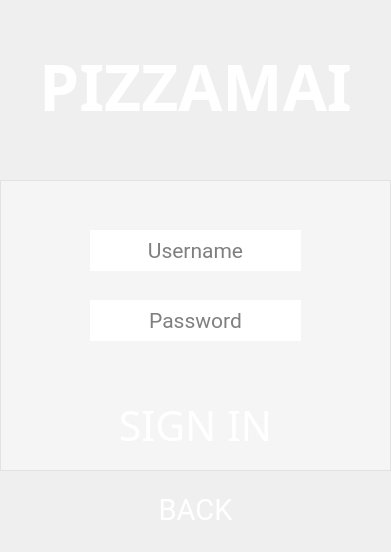
<?xml version="1.0" encoding="UTF-8"?>
<ui version="4.0">
 <class>Form</class>
 <widget class="QWidget" name="Form">
  <property name="geometry">
   <rect>
    <x>0</x>
    <y>0</y>
    <width>391</width>
    <height>552</height>
   </rect>
  </property>
  <property name="sizePolicy">
   <sizepolicy hsizetype="Fixed" vsizetype="Fixed">
    <horstretch>0</horstretch>
    <verstretch>0</verstretch>
   </sizepolicy>
  </property>
  <property name="minimumSize">
   <size>
    <width>391</width>
    <height>552</height>
   </size>
  </property>
  <property name="windowTitle">
   <string>Form</string>
  </property>
  <widget class="QLabel" name="label">
   <property name="geometry">
    <rect>
     <x>-180</x>
     <y>-10</y>
     <width>681</width>
     <height>581</height>
    </rect>
   </property>
   <property name="text">
    <string/>
   </property>
   <property name="pixmap">
    <pixmap resource="resourse.qrc">:/Windows/Main/veryBlur.png</pixmap>
   </property>
  </widget>
  <widget class="QLabel" name="Logo">
   <property name="geometry">
    <rect>
     <x>0</x>
     <y>0</y>
     <width>391</width>
     <height>171</height>
    </rect>
   </property>
   <property name="palette">
    <palette>
     <active>
      <colorrole role="WindowText">
       <brush brushstyle="SolidPattern">
        <color alpha="255">
         <red>255</red>
         <green>255</green>
         <blue>255</blue>
        </color>
       </brush>
      </colorrole>
      <colorrole role="Button">
       <brush brushstyle="SolidPattern">
        <color alpha="0">
         <red>255</red>
         <green>255</green>
         <blue>255</blue>
        </color>
       </brush>
      </colorrole>
      <colorrole role="Text">
       <brush brushstyle="SolidPattern">
        <color alpha="255">
         <red>255</red>
         <green>255</green>
         <blue>255</blue>
        </color>
       </brush>
      </colorrole>
      <colorrole role="ButtonText">
       <brush brushstyle="SolidPattern">
        <color alpha="255">
         <red>255</red>
         <green>255</green>
         <blue>255</blue>
        </color>
       </brush>
      </colorrole>
      <colorrole role="Base">
       <brush brushstyle="SolidPattern">
        <color alpha="0">
         <red>255</red>
         <green>255</green>
         <blue>255</blue>
        </color>
       </brush>
      </colorrole>
      <colorrole role="Window">
       <brush brushstyle="SolidPattern">
        <color alpha="0">
         <red>255</red>
         <green>255</green>
         <blue>255</blue>
        </color>
       </brush>
      </colorrole>
     </active>
     <inactive>
      <colorrole role="WindowText">
       <brush brushstyle="SolidPattern">
        <color alpha="255">
         <red>255</red>
         <green>255</green>
         <blue>255</blue>
        </color>
       </brush>
      </colorrole>
      <colorrole role="Button">
       <brush brushstyle="SolidPattern">
        <color alpha="0">
         <red>255</red>
         <green>255</green>
         <blue>255</blue>
        </color>
       </brush>
      </colorrole>
      <colorrole role="Text">
       <brush brushstyle="SolidPattern">
        <color alpha="255">
         <red>255</red>
         <green>255</green>
         <blue>255</blue>
        </color>
       </brush>
      </colorrole>
      <colorrole role="ButtonText">
       <brush brushstyle="SolidPattern">
        <color alpha="255">
         <red>255</red>
         <green>255</green>
         <blue>255</blue>
        </color>
       </brush>
      </colorrole>
      <colorrole role="Base">
       <brush brushstyle="SolidPattern">
        <color alpha="0">
         <red>255</red>
         <green>255</green>
         <blue>255</blue>
        </color>
       </brush>
      </colorrole>
      <colorrole role="Window">
       <brush brushstyle="SolidPattern">
        <color alpha="0">
         <red>255</red>
         <green>255</green>
         <blue>255</blue>
        </color>
       </brush>
      </colorrole>
     </inactive>
     <disabled>
      <colorrole role="WindowText">
       <brush brushstyle="SolidPattern">
        <color alpha="255">
         <red>255</red>
         <green>255</green>
         <blue>255</blue>
        </color>
       </brush>
      </colorrole>
      <colorrole role="Button">
       <brush brushstyle="SolidPattern">
        <color alpha="0">
         <red>255</red>
         <green>255</green>
         <blue>255</blue>
        </color>
       </brush>
      </colorrole>
      <colorrole role="Text">
       <brush brushstyle="SolidPattern">
        <color alpha="255">
         <red>255</red>
         <green>255</green>
         <blue>255</blue>
        </color>
       </brush>
      </colorrole>
      <colorrole role="ButtonText">
       <brush brushstyle="SolidPattern">
        <color alpha="255">
         <red>255</red>
         <green>255</green>
         <blue>255</blue>
        </color>
       </brush>
      </colorrole>
      <colorrole role="Base">
       <brush brushstyle="SolidPattern">
        <color alpha="0">
         <red>255</red>
         <green>255</green>
         <blue>255</blue>
        </color>
       </brush>
      </colorrole>
      <colorrole role="Window">
       <brush brushstyle="SolidPattern">
        <color alpha="0">
         <red>255</red>
         <green>255</green>
         <blue>255</blue>
        </color>
       </brush>
      </colorrole>
     </disabled>
    </palette>
   </property>
   <property name="font">
    <font>
     <family>Myriad Pro Cond</family>
     <pointsize>48</pointsize>
     <weight>75</weight>
     <italic>false</italic>
     <bold>true</bold>
     <underline>false</underline>
     <strikeout>false</strikeout>
     <stylestrategy>PreferAntialias</stylestrategy>
    </font>
   </property>
   <property name="toolTip">
    <string/>
   </property>
   <property name="styleSheet">
    <string notr="true">background-color: rgba(255, 255,255, 0);
color: rgb(255,255, 255);</string>
   </property>
   <property name="frameShape">
    <enum>QFrame::NoFrame</enum>
   </property>
   <property name="frameShadow">
    <enum>QFrame::Sunken</enum>
   </property>
   <property name="text">
    <string>PIZZAMAI</string>
   </property>
   <property name="scaledContents">
    <bool>false</bool>
   </property>
   <property name="alignment">
    <set>Qt::AlignCenter</set>
   </property>
  </widget>
  <widget class="QFrame" name="frame">
   <property name="geometry">
    <rect>
     <x>0</x>
     <y>180</y>
     <width>391</width>
     <height>291</height>
    </rect>
   </property>
   <property name="styleSheet">
    <string notr="true">background-color: rgba(255, 255, 255, 100);</string>
   </property>
   <property name="frameShape">
    <enum>QFrame::StyledPanel</enum>
   </property>
   <property name="frameShadow">
    <enum>QFrame::Raised</enum>
   </property>
   <widget class="QPushButton" name="b1">
    <property name="geometry">
     <rect>
      <x>0</x>
      <y>200</y>
      <width>391</width>
      <height>91</height>
     </rect>
    </property>
    <property name="font">
     <font>
      <family>Myriad Pro</family>
      <pointsize>31</pointsize>
      <weight>50</weight>
      <bold>false</bold>
     </font>
    </property>
    <property name="styleSheet">
     <string notr="true">color: rgb(255, 255, 255);
background-color: rgba(255, 255, 255, 60);</string>
    </property>
    <property name="text">
     <string>SIGN IN</string>
    </property>
    <property name="flat">
     <bool>true</bool>
    </property>
   </widget>
   <widget class="QLineEdit" name="usr">
    <property name="geometry">
     <rect>
      <x>90</x>
      <y>50</y>
      <width>211</width>
      <height>41</height>
     </rect>
    </property>
    <property name="font">
     <font>
      <family>Roboto</family>
      <pointsize>16</pointsize>
     </font>
    </property>
    <property name="autoFillBackground">
     <bool>false</bool>
    </property>
    <property name="styleSheet">
     <string notr="true">background-color: rgb(255, 255, 255);</string>
    </property>
    <property name="frame">
     <bool>false</bool>
    </property>
    <property name="alignment">
     <set>Qt::AlignCenter</set>
    </property>
    <property name="placeholderText">
     <string>Username</string>
    </property>
   </widget>
   <widget class="QLineEdit" name="passw">
    <property name="geometry">
     <rect>
      <x>90</x>
      <y>120</y>
      <width>211</width>
      <height>41</height>
     </rect>
    </property>
    <property name="font">
     <font>
      <family>Roboto</family>
      <pointsize>16</pointsize>
     </font>
    </property>
    <property name="layoutDirection">
     <enum>Qt::LeftToRight</enum>
    </property>
    <property name="styleSheet">
     <string notr="true">background-color: rgb(255, 255, 255);</string>
    </property>
    <property name="frame">
     <bool>false</bool>
    </property>
    <property name="echoMode">
     <enum>QLineEdit::Password</enum>
    </property>
    <property name="alignment">
     <set>Qt::AlignCenter</set>
    </property>
    <property name="placeholderText">
     <string>Password</string>
    </property>
   </widget>
  </widget>
  <widget class="QPushButton" name="b2">
   <property name="geometry">
    <rect>
     <x>0</x>
     <y>470</y>
     <width>391</width>
     <height>81</height>
    </rect>
   </property>
   <property name="sizePolicy">
    <sizepolicy hsizetype="Fixed" vsizetype="Fixed">
     <horstretch>0</horstretch>
     <verstretch>0</verstretch>
    </sizepolicy>
   </property>
   <property name="font">
    <font>
     <family>Roboto</family>
     <pointsize>22</pointsize>
     <weight>50</weight>
     <bold>false</bold>
    </font>
   </property>
   <property name="styleSheet">
    <string notr="true">color: rgb(255, 255, 255);
background-color: rgba(255, 255, 255, 0);</string>
   </property>
   <property name="text">
    <string>BACK</string>
   </property>
   <property name="flat">
    <bool>true</bool>
   </property>
  </widget>
 </widget>
 <resources>
  <include location="resourse.qrc"/>
 </resources>
 <connections/>
</ui>
